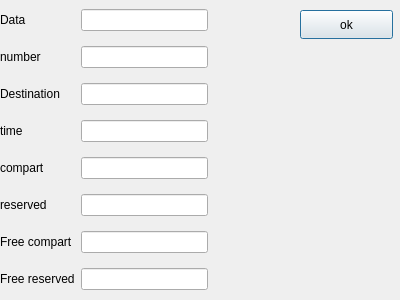
<?xml version="1.0" encoding="UTF-8"?>
<ui version="4.0">
 <class>DialogAdd</class>
 <widget class="QDialog" name="DialogAdd">
  <property name="geometry">
   <rect>
    <x>0</x>
    <y>0</y>
    <width>400</width>
    <height>300</height>
   </rect>
  </property>
  <property name="windowTitle">
   <string>Dialog</string>
  </property>
  <widget class="QWidget" name="gridWidget" native="true">
   <property name="geometry">
    <rect>
     <x>0</x>
     <y>0</y>
     <width>281</width>
     <height>301</height>
    </rect>
   </property>
   <layout class="QGridLayout" name="gridLayout">
    <item row="7" column="0">
     <widget class="QLabel" name="label_2">
      <property name="text">
       <string>Free compart</string>
      </property>
     </widget>
    </item>
    <item row="0" column="0">
     <widget class="QLabel" name="label">
      <property name="text">
       <string>Data</string>
      </property>
     </widget>
    </item>
    <item row="7" column="3">
     <widget class="QLineEdit" name="freecompartEdit"/>
    </item>
    <item row="6" column="6">
     <widget class="QLabel" name="reservedAlarm">
      <property name="text">
       <string/>
      </property>
     </widget>
    </item>
    <item row="2" column="6">
     <widget class="QLabel" name="numberAlarm">
      <property name="text">
       <string>                    </string>
      </property>
     </widget>
    </item>
    <item row="3" column="6">
     <widget class="QLabel" name="destinationAlarm">
      <property name="text">
       <string/>
      </property>
     </widget>
    </item>
    <item row="0" column="6">
     <widget class="QLabel" name="dataAlarm">
      <property name="text">
       <string/>
      </property>
     </widget>
    </item>
    <item row="6" column="3">
     <widget class="QLineEdit" name="reservedEdit"/>
    </item>
    <item row="0" column="3">
     <widget class="QLineEdit" name="dataEdit"/>
    </item>
    <item row="3" column="0">
     <widget class="QLabel" name="label_4">
      <property name="text">
       <string>Destination</string>
      </property>
     </widget>
    </item>
    <item row="5" column="0">
     <widget class="QLabel" name="label_5">
      <property name="text">
       <string>compart</string>
      </property>
     </widget>
    </item>
    <item row="8" column="0">
     <widget class="QLabel" name="label_8">
      <property name="text">
       <string>Free reserved</string>
      </property>
     </widget>
    </item>
    <item row="4" column="0">
     <widget class="QLabel" name="label_3">
      <property name="text">
       <string>time</string>
      </property>
     </widget>
    </item>
    <item row="8" column="6">
     <widget class="QLabel" name="freereservedAlarm">
      <property name="text">
       <string/>
      </property>
     </widget>
    </item>
    <item row="5" column="3">
     <widget class="QLineEdit" name="compartEdit"/>
    </item>
    <item row="7" column="6">
     <widget class="QLabel" name="freecompartAlarm">
      <property name="text">
       <string/>
      </property>
     </widget>
    </item>
    <item row="5" column="6">
     <widget class="QLabel" name="compartAlarm">
      <property name="text">
       <string/>
      </property>
     </widget>
    </item>
    <item row="8" column="3">
     <widget class="QLineEdit" name="freereservedEdit"/>
    </item>
    <item row="3" column="3">
     <widget class="QLineEdit" name="destinationEdit"/>
    </item>
    <item row="4" column="3">
     <widget class="QLineEdit" name="timeEdit"/>
    </item>
    <item row="6" column="0">
     <widget class="QLabel" name="label_7">
      <property name="text">
       <string>reserved</string>
      </property>
     </widget>
    </item>
    <item row="2" column="3">
     <widget class="QLineEdit" name="numberEdit"/>
    </item>
    <item row="2" column="0">
     <widget class="QLabel" name="label_11">
      <property name="text">
       <string>number</string>
      </property>
     </widget>
    </item>
    <item row="4" column="6">
     <widget class="QLabel" name="timeAlarm">
      <property name="text">
       <string/>
      </property>
     </widget>
    </item>
   </layout>
  </widget>
  <widget class="QPushButton" name="pushButton">
   <property name="geometry">
    <rect>
     <x>300</x>
     <y>10</y>
     <width>93</width>
     <height>29</height>
    </rect>
   </property>
   <property name="text">
    <string>ok</string>
   </property>
  </widget>
 </widget>
 <resources/>
 <connections/>
</ui>
